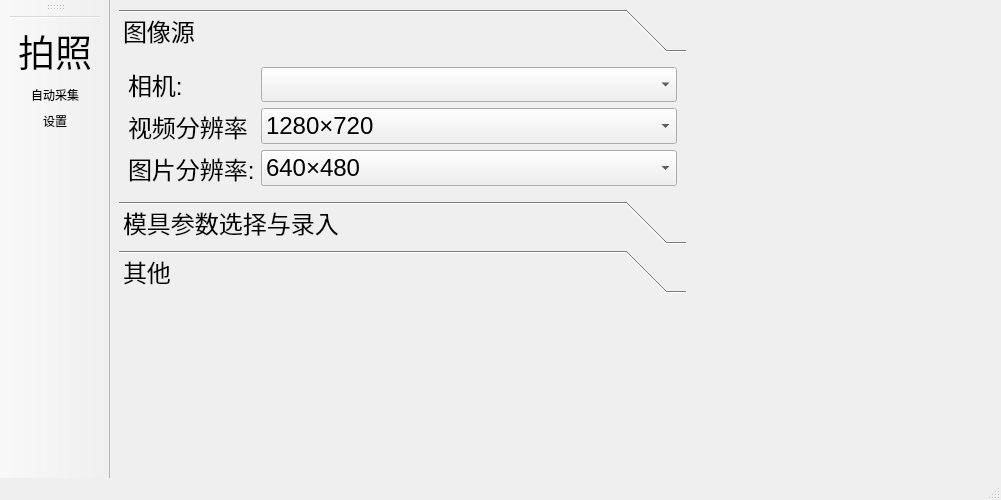
<?xml version="1.0" encoding="UTF-8"?>
<ui version="4.0">
 <class>collect</class>
 <widget class="QMainWindow" name="collect">
  <property name="geometry">
   <rect>
    <x>0</x>
    <y>0</y>
    <width>1001</width>
    <height>500</height>
   </rect>
  </property>
  <property name="windowTitle">
   <string>MainWindow</string>
  </property>
  <property name="styleSheet">
   <string notr="true"/>
  </property>
  <widget class="QWidget" name="centralwidget">
   <layout class="QHBoxLayout" name="horizontalLayout">
    <item>
     <layout class="QVBoxLayout" name="verticalLayout">
      <item>
       <widget class="QToolBox" name="toolBox">
        <property name="sizePolicy">
         <sizepolicy hsizetype="Preferred" vsizetype="Preferred">
          <horstretch>0</horstretch>
          <verstretch>0</verstretch>
         </sizepolicy>
        </property>
        <property name="minimumSize">
         <size>
          <width>400</width>
          <height>0</height>
         </size>
        </property>
        <property name="maximumSize">
         <size>
          <width>16777215</width>
          <height>16777215</height>
         </size>
        </property>
        <property name="font">
         <font>
          <pointsize>18</pointsize>
         </font>
        </property>
        <property name="currentIndex">
         <number>0</number>
        </property>
        <property name="tabSpacing">
         <number>6</number>
        </property>
        <widget class="QWidget" name="page1">
         <property name="geometry">
          <rect>
           <x>0</x>
           <y>0</y>
           <width>609</width>
           <height>123</height>
          </rect>
         </property>
         <attribute name="label">
          <string>图像源</string>
         </attribute>
         <layout class="QVBoxLayout" name="verticalLayout_2">
          <item>
           <layout class="QFormLayout" name="formLayout">
            <item row="0" column="0">
             <widget class="QLabel" name="camera">
              <property name="font">
               <font>
                <family>Arial</family>
                <pointsize>18</pointsize>
               </font>
              </property>
              <property name="text">
               <string>相机:</string>
              </property>
             </widget>
            </item>
            <item row="0" column="1">
             <widget class="QComboBox" name="comboBox">
              <property name="enabled">
               <bool>true</bool>
              </property>
              <property name="sizePolicy">
               <sizepolicy hsizetype="Preferred" vsizetype="Preferred">
                <horstretch>0</horstretch>
                <verstretch>0</verstretch>
               </sizepolicy>
              </property>
              <property name="minimumSize">
               <size>
                <width>0</width>
                <height>0</height>
               </size>
              </property>
              <property name="font">
               <font>
                <family>Arial</family>
                <pointsize>16</pointsize>
               </font>
              </property>
              <property name="sizeAdjustPolicy">
               <enum>QComboBox::AdjustToContentsOnFirstShow</enum>
              </property>
             </widget>
            </item>
            <item row="2" column="0">
             <widget class="QLabel" name="image_re">
              <property name="font">
               <font>
                <family>Arial</family>
                <pointsize>18</pointsize>
               </font>
              </property>
              <property name="text">
               <string>图片分辨率:</string>
              </property>
             </widget>
            </item>
            <item row="2" column="1">
             <widget class="ExtendedComboBox" name="size">
              <property name="sizePolicy">
               <sizepolicy hsizetype="Preferred" vsizetype="Preferred">
                <horstretch>0</horstretch>
                <verstretch>0</verstretch>
               </sizepolicy>
              </property>
              <item>
               <property name="text">
                <string>640×480</string>
               </property>
              </item>
              <item>
               <property name="text">
                <string>800×600</string>
               </property>
              </item>
              <item>
               <property name="text">
                <string>1024×768</string>
               </property>
              </item>
              <item>
               <property name="text">
                <string>1280×720</string>
               </property>
              </item>
              <item>
               <property name="text">
                <string>1280×768</string>
               </property>
              </item>
              <item>
               <property name="text">
                <string>1920×1080</string>
               </property>
              </item>
              <item>
               <property name="text">
                <string>2560×1440</string>
               </property>
              </item>
              <item>
               <property name="text">
                <string>3840×2160</string>
               </property>
              </item>
             </widget>
            </item>
            <item row="1" column="0">
             <widget class="QLabel" name="video_re">
              <property name="font">
               <font>
                <pointsize>18</pointsize>
               </font>
              </property>
              <property name="text">
               <string>视频分辨率</string>
              </property>
             </widget>
            </item>
            <item row="1" column="1">
             <widget class="QComboBox" name="image_re1">
              <property name="layoutDirection">
               <enum>Qt::LeftToRight</enum>
              </property>
              <property name="editable">
               <bool>false</bool>
              </property>
              <item>
               <property name="text">
                <string>1280×720</string>
               </property>
              </item>
             </widget>
            </item>
           </layout>
          </item>
         </layout>
        </widget>
        <widget class="QWidget" name="page2">
         <property name="geometry">
          <rect>
           <x>0</x>
           <y>0</y>
           <width>623</width>
           <height>102</height>
          </rect>
         </property>
         <attribute name="label">
          <string>模具参数选择与录入</string>
         </attribute>
         <layout class="QVBoxLayout" name="verticalLayout_3">
          <item>
           <layout class="QFormLayout" name="formLayout_2">
            <item row="0" column="0">
             <widget class="QLabel" name="label">
              <property name="text">
               <string>模具选择:</string>
              </property>
             </widget>
            </item>
            <item row="0" column="1">
             <widget class="QComboBox" name="comboBox_2"/>
            </item>
            <item row="1" column="0" colspan="2">
             <widget class="QPushButton" name="pushButton">
              <property name="text">
               <string>模具参数管理</string>
              </property>
             </widget>
            </item>
           </layout>
          </item>
         </layout>
        </widget>
        <widget class="QWidget" name="page3">
         <property name="geometry">
          <rect>
           <x>0</x>
           <y>0</y>
           <width>623</width>
           <height>102</height>
          </rect>
         </property>
         <attribute name="label">
          <string>其他</string>
         </attribute>
        </widget>
       </widget>
      </item>
      <item>
       <spacer name="verticalSpacer">
        <property name="orientation">
         <enum>Qt::Vertical</enum>
        </property>
        <property name="sizeHint" stdset="0">
         <size>
          <width>78</width>
          <height>88</height>
         </size>
        </property>
       </spacer>
      </item>
     </layout>
    </item>
    <item>
     <widget class="CustomVideo" name="video" native="true">
      <property name="sizePolicy">
       <sizepolicy hsizetype="Preferred" vsizetype="Expanding">
        <horstretch>0</horstretch>
        <verstretch>0</verstretch>
       </sizepolicy>
      </property>
      <property name="minimumSize">
       <size>
        <width>300</width>
        <height>300</height>
       </size>
      </property>
      <property name="maximumSize">
       <size>
        <width>16777215</width>
        <height>16777215</height>
       </size>
      </property>
      <property name="baseSize">
       <size>
        <width>0</width>
        <height>0</height>
       </size>
      </property>
     </widget>
    </item>
   </layout>
  </widget>
  <widget class="QMenuBar" name="menubar">
   <property name="geometry">
    <rect>
     <x>0</x>
     <y>0</y>
     <width>1001</width>
     <height>21</height>
    </rect>
   </property>
  </widget>
  <widget class="QStatusBar" name="statusbar"/>
  <widget class="QToolBar" name="toolBar">
   <property name="sizePolicy">
    <sizepolicy hsizetype="Fixed" vsizetype="Preferred">
     <horstretch>0</horstretch>
     <verstretch>0</verstretch>
    </sizepolicy>
   </property>
   <property name="windowTitle">
    <string>toolBar</string>
   </property>
   <property name="layoutDirection">
    <enum>Qt::RightToLeft</enum>
   </property>
   <property name="movable">
    <bool>true</bool>
   </property>
   <property name="allowedAreas">
    <set>Qt::AllToolBarAreas</set>
   </property>
   <property name="orientation">
    <enum>Qt::Vertical</enum>
   </property>
   <property name="iconSize">
    <size>
     <width>36</width>
     <height>36</height>
    </size>
   </property>
   <property name="floatable">
    <bool>false</bool>
   </property>
   <attribute name="toolBarArea">
    <enum>LeftToolBarArea</enum>
   </attribute>
   <attribute name="toolBarBreak">
    <bool>false</bool>
   </attribute>
   <addaction name="separator"/>
   <addaction name="action_shot"/>
   <addaction name="action_collect"/>
   <addaction name="action_settings"/>
  </widget>
  <action name="action_shot">
   <property name="icon">
    <iconset resource="resource.qrc">
     <normaloff>:/icons/icons/shot.png</normaloff>:/icons/icons/shot.png</iconset>
   </property>
   <property name="text">
    <string>拍照</string>
   </property>
   <property name="toolTip">
    <string>拍照保存</string>
   </property>
   <property name="font">
    <font>
     <family>Arial</family>
     <pointsize>28</pointsize>
    </font>
   </property>
  </action>
  <action name="action_collect">
   <property name="icon">
    <iconset resource="resource.qrc">
     <normaloff>:/icons/icons/collect.png</normaloff>:/icons/icons/collect.png</iconset>
   </property>
   <property name="text">
    <string>自动采集</string>
   </property>
  </action>
  <action name="action_settings">
   <property name="icon">
    <iconset resource="resource.qrc">
     <normaloff>:/icons/icons/settings.png</normaloff>:/icons/icons/settings.png</iconset>
   </property>
   <property name="text">
    <string>设置</string>
   </property>
  </action>
 </widget>
 <customwidgets>
  <customwidget>
   <class>CustomVideo</class>
   <extends>QWidget</extends>
   <header location="global">widgets/customvideo.h</header>
   <container>1</container>
  </customwidget>
  <customwidget>
   <class>ExtendedComboBox</class>
   <extends>QComboBox</extends>
   <header location="global">widgets/extendedcombobox.h</header>
  </customwidget>
 </customwidgets>
 <resources>
  <include location="resource.qrc"/>
  <include location="resource.qrc"/>
 </resources>
 <connections/>
</ui>
